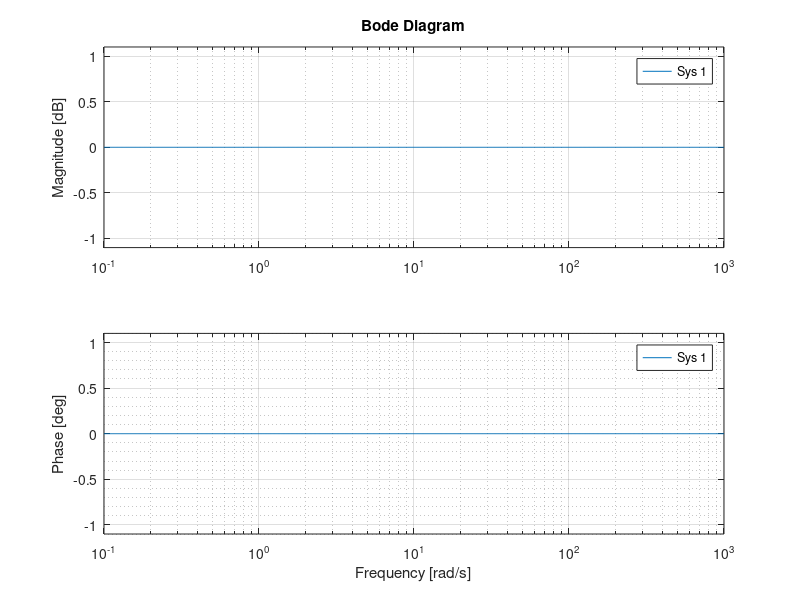

This chart was generated by the following MATLAB code: (Note: this script raises an error after producing the figure.)
%%rrlocous for system
s=tf('s');
P=(s+1)/(s*(s+2)*(s+3));
rlocus (P)
%%bode
s=tf('s')
G=10;
bode (s/s)
grid minor
%%equation solver
syms z
w=.4*z*z+1.5*z+.8;
vpa(solve (w))
close all
syms zi
zi=solve(exp(-zi*pi/sqrt(1-zi^2))==.10)
vpa(zi);
%%Margin finding 
clear all;
clc
close all;
% num =[25 0 -17550];
% sys = tf(25  -17550,[1160 42570 5748180 22639500 350298000]);
% margin (sys)
% den =[1160 42570 5748180 22639500 350298000];
num =[25 0 -17550];
den =[1160 42570 5748180 22639500 350298000];
G=tf(num,den);
m = allmargin(G)
GainMargins_dB = mag2db(m.GainMargin)

%% nyquist
clear all;
clc
close all;
num =[25 0 -17550];
den =[1160 42570 5748180 22639500 350298000];
f=tf(num,den);
nyquist(f)


%% nyquist with another way
clear all;
clc
close all;
syms s w
G=(29*s^2 + 129*s + 1996)/(10*(116*s^4 + 4257*s^3 + 574818*s^2 + 2263950*s + 35029800)) - (4*s^2 + 129*s + 19546)/(10*(116*s^4 + 4257*s^3 + 574818*s^2 + 2263950*s + 35029800));
G_w=subs(G,s,j*w)
W =[-100:.01:100];
nyq = eval(subs(G_w,w,W));
x= real(nyq);
y= imag (nyq);

plot (x,y);
temp = sign(y);
temp1 = sign (x);
differences1=diff(temp1);
 differences = diff(temp);
%  indexes = find (differences ~= 0 )
  indexes = find (differences1 ~= 0 )

%  W(12307)
%  1/abs(x(12307))
 W(16996)
 1/abs (y(16996))
 %% step info plant
 clear all;
close all;
A = [64.11];
B =[1 36.42 0];
Plant = tf(A,B);
C=[1 0.05];
D=[1 0.0088];
lag = tf(C,D);
sys = feedback(lag * Plant ,1);
t = 0:0.1:10 ;
figure;
rlocus(Plant);
figure;
rlocus(lag*Plant);
figure2 = step (sys , t);
figure;
plot(figure2)
stepinfo(sys)

% % gain computing
F = [64.11];
G =[1 36.42 0];
Plant = tf(F,G);
stepinfo(plant)

A = [0 0 1 0; 0 0 0 1 ; 0 600 -35 0 ; 0 -1256 35 0];
B = [0 ;0 ;62 ;-62];
C = [1 0 0 0 ; 0 0 0 0];
D = [0 ; 0];
p =[-50;-50;-10+10i;-10-10i];
k=[12.2935 -43.2549 1.566 -0.2144];
Anew= A-B*k;
acker (A,B,p)

%% root
s=tf('s');
plant = (61.07*s^2+40120) / (s^4 + 34.69*s^3 + 1252*s^2+ 22790*s)
rlocus (plant)
can=canon (plant,'companion')
a_ccontrollable = can.a
% % diff system
clear all;
clc
close all;
s = tf ('s');
plant = (61.07 * s^2+ 40120)/(s^4 + 34.69*s^3 + 1252*s^2 + 22790*s);
G1= 5.6805 * plant;    %%kG
bode(G1);
T=0.118;
alpha = 0.6237;
k= 5.6805;
lead = k*(T*s+1)/(T*alpha*s+10);
figure;
bode (lead);
sys = lead *plant;
